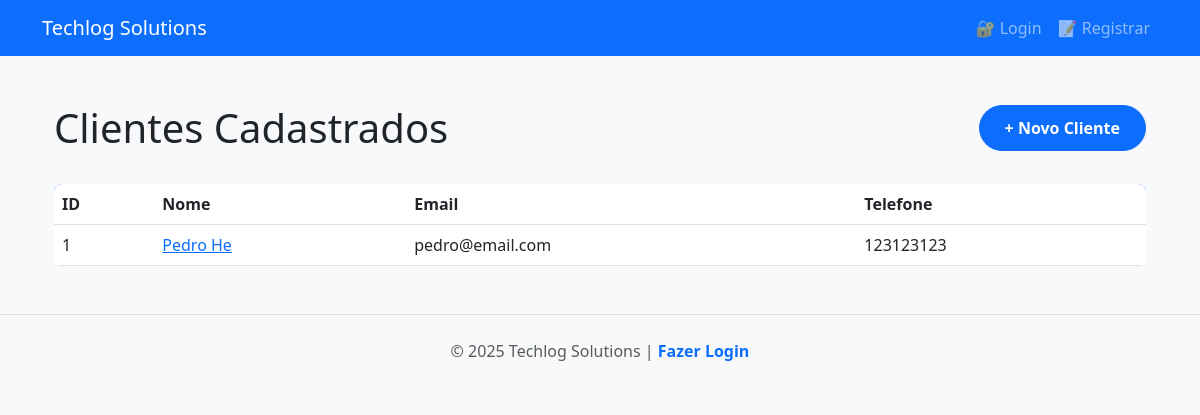
/clientes/, run on the app's committed database.
### tables this page shows
CREATE TABLE clientes (
                    id INTEGER PRIMARY KEY AUTOINCREMENT,
                    nome TEXT NOT NULL,
                    email TEXT NOT NULL,
                    telefone TEXT NOT NULL
                );

### app/routes/cliente.py (the view)
@front_router.get("/", response_class=HTMLResponse)
async def pagina_clientes(request: Request, cliente_repositorio:Annotated[Cliente, Depends(obter_cliente_repositorio)]):
    clientes = await cliente_repositorio.listar_clientes()
    return templates.TemplateResponse(
        request=request,
        name="clientes.html",
        context={
            "clientes": clientes,
            "titulo": "Lista de Clientes"
        }
    )

### templates/clientes.html (shortened to what this page needs)
{% extends "base.html" %}
{% block conteudo %}
<div class="container">
    <div class="header-section" style="display: flex; justify-content: space-between; align-items: center; margin-bottom: 2rem;">
        <h1 style="margin: 0;">Clientes Cadastrados</h1>
        <a href="/clientes/novo" class="btn btn-primary">
            + Novo Cliente
        </a>
    </div>
    <div class="clientes-lista">
        <table class="table">
            <thead>
                <tr>
                    <th>ID</th>
                    <th>Nome</th>
                    <th>Email</th>
                    <th>Telefone</th>
                </tr>
            </thead>
            <tbody>
                {% for cliente in clientes %}
                <tr>
                    <td>{{ cliente.id_ }}</td>
                    <td><a href="/clientes/{{ cliente.id_ }}">{{ cliente.nome }}</a></td>
                    <td>{{ cliente.email }}</td>
                    <td>{{ cliente.telefone }}</td>
                </tr>
                {% endfor %}
            </tbody>
        </table>
    </div>
</div>
{% endblock %}

### static/css/style.css (style rules this page uses)
:root { --primary-color: #0d6efd; --secondary-color: #6c757d; --success-color: #198754; --danger-color: #dc3545; --warning-color: #ffc107; --info-color: #0dcaf0; --light-bg: #f8f9fa; --dark-text: #212529; --border-radius: 8px; --transition: all 0.3s ease; }
body { font-family: 'Segoe UI', Tahoma, Geneva, Verdana, sans-serif; background-color: var(--light-bg); color: var(--dark-text); }
.btn { border-radius: 50px; padding: 10px 25px; font-weight: 600; transition: var(--transition); }
.table { background: white; border-radius: var(--border-radius); overflow: hidden; }
.table thead { background: var(--primary-color); color: white; }

### data on the page
clientes: id_ "1", nome "Pedro He", email "pedro@email.com", telefone "123123123"
